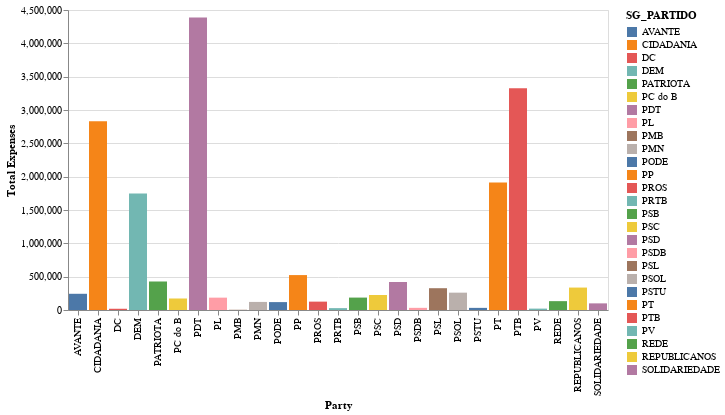

The notebook cell saved with this chart:
### Code cell
# create the chart
chart1 = alt.Chart(r1).mark_bar().encode(
    x=alt.X('SG_PARTIDO', type='nominal', title='Party'),
    y=alt.Y('ARACAJU', type='quantitative', title='Total Expenses'),
    color=alt.Color('SG_PARTIDO', type='nominal')
)


chart1.interactive()
